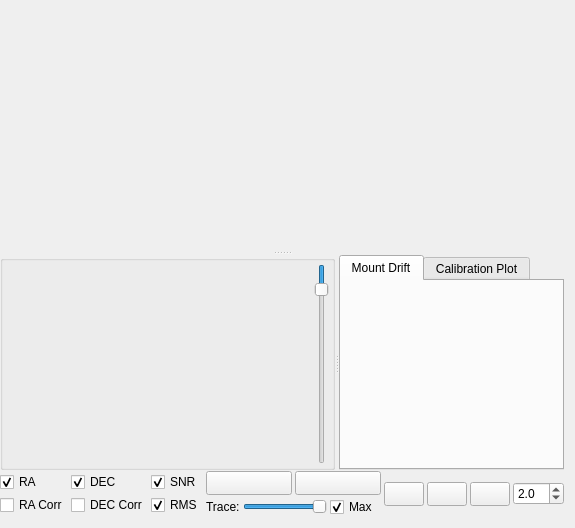
     <widget class="QWidget" name="layoutWidget_1">
      <layout class="QVBoxLayout" name="RightLayout" stretch="2,0">
       <property name="spacing">
        <number>1</number>
       </property>
       <property name="leftMargin">
        <number>0</number>
       </property>
       <item>
        <widget class="QSplitter" name="rightLayout">
         <property name="sizePolicy">
          <sizepolicy hsizetype="Expanding" vsizetype="Expanding">
           <horstretch>0</horstretch>
           <verstretch>0</verstretch>
          </sizepolicy>
         </property>
         <property name="orientation">
          <enum>Qt::Orientation::Vertical</enum>
         </property>
         <widget class="QWidget" name="guideWidget" native="true">
          <property name="sizePolicy">
           <sizepolicy hsizetype="Expanding" vsizetype="Expanding">
            <horstretch>0</horstretch>
            <verstretch>0</verstretch>
           </sizepolicy>
          </property>
          <property name="minimumSize">
           <size>
            <width>320</width>
            <height>240</height>
           </size>
          </property>
          <property name="sizeIncrement">
           <size>
            <width>40</width>
            <height>30</height>
           </size>
          </property>
         </widget>
         <widget class="QSplitter" name="driftSplitter">
          <property name="orientation">
           <enum>Qt::Orientation::Horizontal</enum>
          </property>
          <widget class="QGroupBox" name="driftGraphicsGroup">
           <property name="sizePolicy">
            <sizepolicy hsizetype="Expanding" vsizetype="Preferred">
             <horstretch>2</horstretch>
             <verstretch>2</verstretch>
            </sizepolicy>
           </property>
           <property name="title">
            <string />
           </property>
           <layout class="QVBoxLayout" name="verticalLayout_2">
            <property name="spacing">
             <number>1</number>
            </property>
            <property name="leftMargin">
             <number>3</number>
            </property>
            <property name="topMargin">
             <number>3</number>
            </property>
            <property name="rightMargin">
             <number>3</number>
            </property>
            <property name="bottomMargin">
             <number>3</number>
            </property>
            <item>
             <layout class="QHBoxLayout" name="horizontalLayout_11">
              <property name="spacing">
               <number>0</number>
              </property>
              <item>
               <spacer name="horizontalSpacer">
                <property name="orientation">
                 <enum>Qt::Orientation::Horizontal</enum>
                </property>
                <property name="sizeType">
                 <enum>QSizePolicy::Policy::Minimum</enum>
                </property>
                <property name="sizeHint" stdset="0">
                 <size>
                  <width>1</width>
                  <height>20</height>
                 </size>
                </property>
               </spacer>
              </item>
              <item>
               <widget class="GuideDriftGraph" name="driftGraph" native="true">
                <property name="minimumSize">
                 <size>
                  <width>200</width>
                  <height>200</height>
                 </size>
                </property>
                <property name="maximumSize">
                 <size>
                  <width>16777215</width>
                  <height>16777215</height>
                 </size>
                </property>
               </widget>
              </item>
              <item>
               <spacer name="horizontalSpacer_2">
                <property name="orientation">
                 <enum>Qt::Orientation::Horizontal</enum>
                </property>
                <property name="sizeType">
                 <enum>QSizePolicy::Policy::Minimum</enum>
                </property>
                <property name="sizeHint" stdset="0">
                 <size>
                  <width>1</width>
                  <height>20</height>
                 </size>
                </property>
               </spacer>
              </item>
              <item>
               <widget class="QSlider" name="correctionSlider">
                <property name="toolTip">
                 <string>&lt;html&gt;&lt;head/&gt;&lt;body&gt;&lt;p&gt;Drag the slider to adjust the scale of the Corrections Graphs relative to the scale of the drift graphs.&lt;/p&gt;&lt;/body&gt;&lt;/html&gt;</string>
                </property>
                <property name="minimum">
                 <number>1</number>
                </property>
                <property name="maximum">
                 <number>500</number>
                </property>
                <property name="pageStep">
                 <number>200</number>
                </property>
                <property name="value">
                 <number>50</number>
                </property>
                <property name="orientation">
                 <enum>Qt::Orientation::Vertical</enum>
                </property>
                <property name="invertedAppearance">
                 <bool>true</bool>
                </property>
                <property name="invertedControls">
                 <bool>false</bool>
                </property>
               </widget>
              </item>
             </layout>
            </item>
           </layout>
          </widget>
          <widget class="QTabWidget" name="tabWidget">
           <property name="sizePolicy">
            <sizepolicy hsizetype="Preferred" vsizetype="Preferred">
             <horstretch>0</horstretch>
             <verstretch>0</verstretch>
            </sizepolicy>
           </property>
           <property name="minimumSize">
            <size>
             <width>225</width>
             <height>200</height>
            </size>
           </property>
           <property name="currentIndex">
            <number>0</number>
           </property>
           <widget class="QWidget" name="tab_2">
            <attribute name="title">
             <string>Mount Drift</string>
            </attribute>
            <layout class="QVBoxLayout" name="verticalLayout_7">
             <property name="leftMargin">
              <number>0</number>
             </property>
             <property name="topMargin">
              <number>0</number>
             </property>
             <property name="rightMargin">
              <number>0</number>
             </property>
             <property name="bottomMargin">
              <number>0</number>
             </property>
             <item>
              <widget class="GuideTargetPlot" name="targetPlot" native="true">
               <property name="sizePolicy">
                <sizepolicy hsizetype="Expanding" vsizetype="Expanding">
                 <horstretch>0</horstretch>
                 <verstretch>0</verstretch>
                </sizepolicy>
               </property>
               <property name="minimumSize">
                <size>
                 <width>200</width>
                 <height>200</height>
                </size>
               </property>
              </widget>
             </item>
            </layout>
           </widget>
           <widget class="QWidget" name="tab_3">
            <attribute name="title">
             <string>Calibration Plot</string>
            </attribute>
            <layout class="QVBoxLayout" name="verticalLayout_9">
             <property name="leftMargin">
              <number>0</number>
             </property>
             <property name="topMargin">
              <number>0</number>
             </property>
             <property name="rightMargin">
              <number>0</number>
             </property>
             <property name="bottomMargin">
              <number>0</number>
             </property>
             <item>
              <widget class="QCustomPlot" name="calibrationPlot" native="true">
               <property name="sizePolicy">
                <sizepolicy hsizetype="Expanding" vsizetype="Expanding">
                 <horstretch>0</horstretch>
                 <verstretch>0</verstretch>
                </sizepolicy>
               </property>
               <property name="minimumSize">
                <size>
                 <width>200</width>
                 <height>200</height>
                </size>
               </property>
              </widget>
             </item>
            </layout>
           </widget>
          </widget>
         </widget>
        </widget>
       </item>
       <item>
        <layout class="QHBoxLayout" name="horizontalLayout_12">
         <property name="spacing">
          <number>3</number>
         </property>
         <property name="topMargin">
          <number>0</number>
         </property>
         <item>
          <layout class="QVBoxLayout" name="verticalLayout_5">
           <property name="spacing">
            <number>2</number>
           </property>
           <property name="leftMargin">
            <number>0</number>
           </property>
           <item>
            <widget class="QCheckBox" name="rADisplayedOnGuideGraph">
             <property name="toolTip">
              <string>&lt;html&gt;&lt;head/&gt;&lt;body&gt;&lt;p&gt;Display the RA graph in the Drift Graphics plot.&lt;/p&gt;&lt;/body&gt;&lt;/html&gt;</string>
             </property>
             <property name="text">
              <string>RA </string>
             </property>
             <property name="checked">
              <bool>true</bool>
             </property>
            </widget>
           </item>
           <item>
            <widget class="QCheckBox" name="rACorrDisplayedOnGuideGraph">
             <property name="toolTip">
              <string>&lt;html&gt;&lt;head/&gt;&lt;body&gt;&lt;p&gt;Display the RA Corrections graph in the Drift Graphics plot.&lt;/p&gt;&lt;/body&gt;&lt;/html&gt;</string>
             </property>
             <property name="text">
              <string>RA Corr</string>
             </property>            </widget>
           </item>
          </layout>
         </item>
         <item>
          <layout class="QVBoxLayout" name="verticalLayout_8">
           <property name="spacing">
            <number>2</number>
           </property>
           <property name="leftMargin">
            <number>0</number>
           </property>
           <item>
            <widget class="QCheckBox" name="dEDisplayedOnGuideGraph">
             <property name="toolTip">
              <string>&lt;html&gt;&lt;head/&gt;&lt;body&gt;&lt;p&gt;Display DEC graph in the Drift Graphics plot.&lt;/p&gt;&lt;/body&gt;&lt;/html&gt;</string>
             </property>
             <property name="text">
              <string>DEC</string>
             </property>
             <property name="checked">
              <bool>true</bool>
             </property>
            </widget>
           </item>
           <item>
            <widget class="QCheckBox" name="dECorrDisplayedOnGuideGraph">
             <property name="toolTip">
              <string>&lt;html&gt;&lt;head/&gt;&lt;body&gt;&lt;p&gt;Display the DEC Corrections graph in the Drift Graphics plot.&lt;/p&gt;&lt;/body&gt;&lt;/html&gt;</string>
             </property>
             <property name="text">
              <string>DEC Corr</string>
             </property>            </widget>
           </item>
          </layout>
         </item>
         <item>
          <layout class="QVBoxLayout" name="verticalLayout_8b">
           <property name="spacing">
            <number>2</number>
           </property>
           <property name="leftMargin">
            <number>0</number>
           </property>
           <item>
            <widget class="QCheckBox" name="sNRDisplayedOnGuideGraph">
             <property name="toolTip">
              <string>&lt;html&gt;&lt;head/&gt;&lt;body&gt;&lt;p&gt;Display SNR graph in the Drift Graphics plot.&lt;/p&gt;&lt;/body&gt;&lt;/html&gt;</string>
             </property>
             <property name="text">
              <string>SNR</string>
             </property>
             <property name="checked">
              <bool>true</bool>
             </property>
            </widget>
           </item>
           <item>
            <widget class="QCheckBox" name="rMSDisplayedOnGuideGraph">
             <property name="toolTip">
              <string>&lt;html&gt;&lt;head/&gt;&lt;body&gt;&lt;p&gt;Display RMS graph in the Drift Graphics plot.&lt;/p&gt;&lt;/body&gt;&lt;/html&gt;</string>
             </property>
             <property name="text">
              <string>RMS</string>
             </property>
             <property name="checked">
              <bool>true</bool>
             </property>
            </widget>
           </item>
          </layout>
         </item>
         <item>
          <layout class="QVBoxLayout" name="verticalLayout_10">
           <property name="spacing">
            <number>2</number>
           </property>
           <property name="leftMargin">
            <number>0</number>
           </property>
           <item>
            <layout class="QHBoxLayout" name="horizontalLayout_13">
             <property name="spacing">
              <number>3</number>
             </property>
             <property name="topMargin">
              <number>0</number>
             </property>
             <item>
              <widget class="QPushButton" name="guideZoomInXB">
               <property name="minimumSize">
                <size>
                 <width>24</width>
                 <height>24</height>
                </size>
               </property>
               <property name="font">
                <font>
                 <pointsize>16</pointsize>
                 <bold>true</bold>
                </font>
               </property>
               <property name="toolTip">
                <string>&lt;html&gt;&lt;head/&gt;&lt;body&gt;&lt;p&gt;Zoom in for the X-Axis.&lt;/p&gt;&lt;/body&gt;&lt;/html&gt;</string>
               </property>
               <property name="text">
                <string />
               </property>
               <property name="iconSize">
                <size>
                 <width>24</width>
                 <height>24</height>
                </size>
               </property>
              </widget>
             </item>
             <item>
              <widget class="QPushButton" name="guideZoomOutXB">
               <property name="minimumSize">
                <size>
                 <width>24</width>
                 <height>24</height>
                </size>
               </property>
               <property name="font">
                <font>
                 <pointsize>16</pointsize>
                 <bold>true</bold>
                </font>
               </property>
               <property name="toolTip">
                <string>&lt;html&gt;&lt;head/&gt;&lt;body&gt;&lt;p&gt;Zoom out for the X-Axis.&lt;/p&gt;&lt;/body&gt;&lt;/html&gt;</string>
               </property>
               <property name="text">
                <string />
               </property>
               <property name="iconSize">
                <size>
                 <width>24</width>
                 <height>24</height>
                </size>
               </property>
              </widget>
             </item>
            </layout>
           </item>
           <item>
            <layout class="QHBoxLayout" name="horizontalLayout_14">
             <property name="spacing">
              <number>3</number>
             </property>
             <property name="topMargin">
              <number>0</number>
             </property>
             <item>
              <widget class="QLabel" name="label_10">
               <property name="text">
                <string>Trace:</string>
               </property>
              </widget>
             </item>
             <item>
              <widget class="QSlider" name="guideSlider">
               <property name="toolTip">
                <string>&lt;html&gt;&lt;head/&gt;&lt;body&gt;&lt;p&gt;Drag the slider to scroll through guide history while displaying the RA and DEC error points on both graphs. Dragging to the far right will set the guide plots to display the latest guide data and autoscroll the graph.&lt;/p&gt;&lt;/body&gt;&lt;/html&gt;</string>
               </property>
               <property name="maximum">
                <number>10</number>
               </property>
               <property name="value">
                <number>10</number>
               </property>
               <property name="orientation">
                <enum>Qt::Orientation::Horizontal</enum>
               </property>
              </widget>
             </item>
             <item>
              <widget class="QCheckBox" name="latestCheck">
               <property name="toolTip">
                <string>&lt;html&gt;&lt;head/&gt;&lt;body&gt;&lt;p&gt;Check to display the latest guide data and autoscroll the graph.&lt;/p&gt;&lt;/body&gt;&lt;/html&gt;</string>
               </property>
               <property name="text">
                <string>Max </string>
               </property>
               <property name="checked">
                <bool>true</bool>
               </property>
              </widget>
             </item>
            </layout>
           </item>
          </layout>
         </item>
         <item>
          <widget class="QPushButton" name="guideAutoScaleGraphB">
           <property name="minimumSize">
            <size>
             <width>24</width>
             <height>24</height>
            </size>
           </property>
           <property name="toolTip">
            <string>&lt;html&gt;&lt;head/&gt;&lt;body&gt;&lt;p&gt;Autoscale both Guide Graphs to their default scale. If any points are located outside this range, the view is expanded to include them (with the exception of the time axis in the drift graphics).&lt;/p&gt;&lt;/body&gt;&lt;/html&gt;</string>
           </property>
           <property name="text">
            <string />
           </property>
           <property name="iconSize">
            <size>
             <width>24</width>
             <height>24</height>
            </size>
           </property>
          </widget>
         </item>
         <item>
          <widget class="QPushButton" name="guideSaveDataB">
           <property name="minimumSize">
            <size>
             <width>24</width>
             <height>24</height>
            </size>
           </property>
           <property name="toolTip">
            <string>&lt;html&gt;&lt;head/&gt;&lt;body&gt;&lt;p&gt;Export the guide data from the current session to a CSV file readable by a spreadsheet program.&lt;/p&gt;&lt;/body&gt;&lt;/html&gt;</string>
           </property>
           <property name="text">
            <string />
           </property>
           <property name="iconSize">
            <size>
             <width>24</width>
             <height>24</height>
            </size>
           </property>
          </widget>
         </item>
         <item>
          <widget class="QPushButton" name="guideDataClearB">
           <property name="minimumSize">
            <size>
             <width>24</width>
             <height>24</height>
            </size>
           </property>
           <property name="toolTip">
            <string>&lt;html&gt;&lt;head/&gt;&lt;body&gt;&lt;p&gt;Clear all the recent guide data.&lt;/p&gt;&lt;/body&gt;&lt;/html&gt;</string>
           </property>
           <property name="text">
            <string />
           </property>
           <property name="iconSize">
            <size>
             <width>24</width>
             <height>24</height>
            </size>
           </property>
          </widget>
         </item>
         <item>
          <widget class="QDoubleSpinBox" name="guiderAccuracyThreshold">
           <property name="toolTip">
            <string>&lt;html&gt;&lt;head/&gt;&lt;body&gt;&lt;p&gt;Set the desired guiding accuracy in the Drift Plot. The number represents the radius of the green concentric circle in arcseconds.&lt;/p&gt;&lt;/body&gt;&lt;/html&gt;</string>
           </property>
           <property name="decimals">
            <number>1</number>
           </property>
           <property name="maximum">
            <double>20.000000000000000</double>
           </property>
           <property name="singleStep">
            <double>0.500000000000000</double>
           </property>
           <property name="value">
            <double>2.000000000000000</double>
           </property>
          </widget>
         </item>
        </layout>
       </item>
      </layout>
     </widget>
